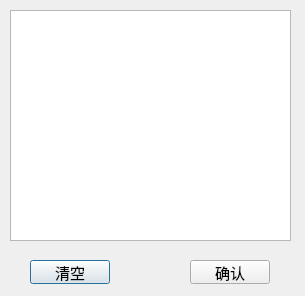
<?xml version="1.0" encoding="UTF-8"?>
<ui version="4.0">
 <class>orderInfoClass</class>
 <widget class="QDialog" name="orderInfoClass">
  <property name="geometry">
   <rect>
    <x>0</x>
    <y>0</y>
    <width>305</width>
    <height>296</height>
   </rect>
  </property>
  <property name="windowTitle">
   <string>orderInfo</string>
  </property>
  <widget class="QListWidget" name="orderItem">
   <property name="geometry">
    <rect>
     <x>10</x>
     <y>10</y>
     <width>281</width>
     <height>231</height>
    </rect>
   </property>
  </widget>
  <widget class="QPushButton" name="clear">
   <property name="geometry">
    <rect>
     <x>30</x>
     <y>260</y>
     <width>80</width>
     <height>24</height>
    </rect>
   </property>
   <property name="font">
    <font>
     <pointsize>11</pointsize>
    </font>
   </property>
   <property name="text">
    <string>清空</string>
   </property>
  </widget>
  <widget class="QPushButton" name="yes">
   <property name="geometry">
    <rect>
     <x>190</x>
     <y>260</y>
     <width>80</width>
     <height>24</height>
    </rect>
   </property>
   <property name="font">
    <font>
     <pointsize>11</pointsize>
    </font>
   </property>
   <property name="text">
    <string>确认</string>
   </property>
  </widget>
 </widget>
 <layoutdefault spacing="6" margin="11"/>
 <resources/>
 <connections/>
</ui>
